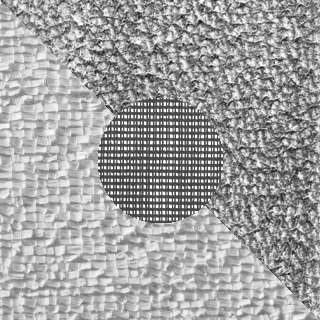
#> input picture M1.pgm, 320 x 320 px
$ python FctSeg_seed.py
#> lines starting #> are read from the running program, lines starting #| are printed output that depends on the picture; after the words box and inside, x2 and y2 are one past the last pixel; in counts of white or black regions, pixels touching at a corner belong together
### fseg_filters.py
import numpy as np
import math
from scipy import ndimage


def log_filter(sgm, fsize):
    """
    LoG filter
    :param sgm: sigma in Gaussian
    :param fsize: filter size, [h, w]
    :return: LoG filter
    """
    wins_x = fsize[1] // 2
    wins_y = fsize[0] // 2

    out = np.zeros(fsize, dtype=np.float32)

    for x in range(-wins_x, wins_x+1):
        for y in range(-wins_y, wins_y+1):
            out[wins_y+y, wins_x+x] = - 1. / (math.pi * sgm**4.) * (1. - (x*x+y*y)/(2.*sgm*sgm)) * math.exp(-(x*x+y*y)/(2.*sgm*sgm))

    return out-np.mean(out)


# [19 lines left out: function gabor_filter, not called in this run]


def image_filtering(img, filter_list):
    sub_img = []
    for filter in filter_list:
        assert (filter[0] == 'log') | (filter[0] == 'gabor'), 'Undefined filter name. '
        if filter[0] == 'log':
            f = log_filter(filter[1], filter[2])
            tmp = ndimage.correlate(np.float32(img), f, mode='reflect')
            sub_img.append(tmp)

        elif filter[0] == 'gabor':
            f = gabor_filter(filter[1], filter[2])
            tmp = ndimage.correlate(np.float32(img), f, mode='reflect')
            sub_img.append(tmp)

    return np.float32(np.stack(sub_img, axis=2))

### FctSeg_seed.py
"""

Factorization based segmentation with manually selected seeds

"""
import time
import numpy as np
from fseg_filters import image_filtering
import matplotlib.pyplot as plt

from scipy import linalg as LAsci
from skimage import io


def SHcomp(Ig, ws, BinN=11):
    """
    Compute local spectral histogram using integral histograms
    :param Ig: a n-band image
    :param ws: half window size
    :param BinN: number of bins of histograms
    :return: local spectral histogram at each pixel
    """
    h, w, bn = Ig.shape

    # quantize values at each pixel into bin ID
    for i in range(bn):
        b_max = np.max(Ig[:, :, i])
        b_min = np.min(Ig[:, :, i])
        assert b_max != b_min, "Band %d has only one value!" % i

        b_interval = (b_max - b_min) * 1. / BinN
        Ig[:, :, i] = np.floor((Ig[:, :, i] - b_min) / b_interval)

    Ig[Ig >= BinN] = BinN-1
    Ig = np.int32(Ig)

    # convert to one hot encoding
    one_hot_pix = []
    for i in range(bn):
        one_hot_pix_b = np.zeros((h*w, BinN), dtype=np.int32)
        one_hot_pix_b[np.arange(h*w), Ig[:, :, i].flatten()] = 1
        one_hot_pix.append(one_hot_pix_b.reshape((h, w, BinN)))

    # compute integral histogram
    integral_hist = np.concatenate(one_hot_pix, axis=2)

    np.cumsum(integral_hist, axis=1, out=integral_hist)
    np.cumsum(integral_hist, axis=0, out=integral_hist)

    # compute spectral histogram based on integral histogram
    padding_l = np.zeros((h, ws + 1, BinN * bn), dtype=np.int32)
    padding_r = np.tile(integral_hist[:, -1:, :], (1, ws, 1))

    integral_hist_pad_tmp = np.concatenate([padding_l, integral_hist, padding_r], axis=1)

    padding_t = np.zeros((ws + 1, integral_hist_pad_tmp.shape[1], BinN * bn), dtype=np.int32)
    padding_b = np.tile(integral_hist_pad_tmp[-1:, :, :], (ws, 1, 1))

    integral_hist_pad = np.concatenate([padding_t, integral_hist_pad_tmp, padding_b], axis=0)

    integral_hist_1 = integral_hist_pad[ws + 1 + ws:, ws + 1 + ws:, :]
    integral_hist_2 = integral_hist_pad[:-ws - ws - 1, :-ws - ws - 1, :]
    integral_hist_3 = integral_hist_pad[ws + 1 + ws:, :-ws - ws -1, :]
    integral_hist_4 = integral_hist_pad[:-ws - ws - 1, ws + 1 + ws:, :]

    sh_mtx = np.float32(integral_hist_1 + integral_hist_2 - integral_hist_3 - integral_hist_4)

    histsum = np.sum(sh_mtx, axis=-1, keepdims=True) * 1. / bn

    sh_mtx /= histsum

    return sh_mtx


def Fseg(Ig, ws, seeds):
    """
    Factorization based segmentation
    :param Ig: a n-band image
    :param ws: window size for local special histogram
    :param seeds: list of coordinates [row, column] for seeds. each seed represent one type of texture
    :param omega: error threshod for estimating segment number. need to adjust for different filter bank.
    :param nonneg_constraint: whether apply negative matrix factorization
    :return: segmentation label map
    """

    N1, N2, bn = Ig.shape

    ws = ws // 2
    sh_mtx = SHcomp(Ig, ws)

    Z = []
    for seed in seeds:
        Z.append(sh_mtx[seed[0], seed[1], :].reshape((-1, 1)))

    Z = np.hstack(Z)

    Y = sh_mtx.reshape((N1 * N2, -1))

    ZZTinv = LAsci.inv(np.dot(Z.T, Z))
    Beta = np.dot(np.dot(ZZTinv, Z.T), Y.T)

    seg_label = np.argmax(Beta, axis=0)

    return seg_label.reshape((N1, N2))


if __name__ == '__main__':
    time0 = time.time()
    # an example of using Fseg
    img = io.imread('M1.pgm')
#> img is the input picture: shape (320, 320); min 20, max 255, mean 160.8

    # define filter bank and apply to image. for color images, convert rgb to grey scale and then apply filter bank
    filter_list = [('log', .5, [3, 3]), ('log', 1.2, [7, 7])]

    filter_out = image_filtering(img, filter_list=filter_list)
#> the loop in image_filtering, `for filter in filter_list:` made 2 passes
#> pass 1, in image_filtering, `tmp = ndimage.correlate(np.float32(img), f, mode='reflect')`:
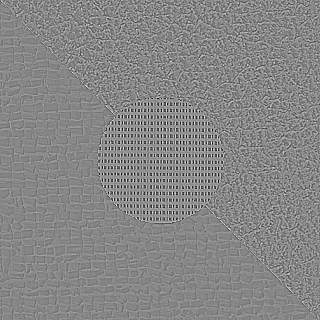
#> tmp: shape (320, 320) float32; min -686.8, max 614.9, mean 0; drawn with min black and max white
#> pass 2, in image_filtering, `tmp = ndimage.correlate(np.float32(img), f, mode='reflect')`:
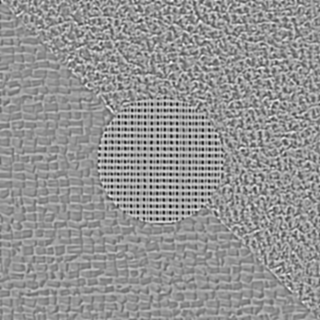
#> tmp: shape (320, 320) float32; min -78.94, max 57.24, mean 0; drawn with min black and max white
#> after the loop in image_filtering, `for filter in filter_list:`: sub_img = 2 items

    # include original image as one band
    Ig = np.concatenate((np.float32(img.reshape((img.shape[0], img.shape[1], 1))), filter_out), axis=2)
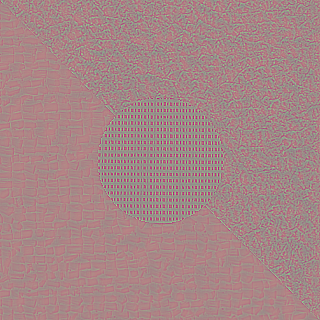
#> Ig: shape (320, 320, 3) float32; mean of channels 0, 1, 2 160.8, 0, 0; drawn with min black and max white

    seeds = [[60, 238], [160, 160], [238, 60]]  # provide seeds

    # run segmentation. try different window size
    seg_out = Fseg(Ig, ws=19, seeds=seeds)
#> the loop in SHcomp, `for i in range(bn):` made 3 passes
#> (b_max, b_min, b_interval) on passes 1 to 3: (255, 20, 21.36), (614.9, -686.8, 118.3), (57.24, -78.94, 12.38)
#> after the loop in SHcomp, `for i in range(bn):`:
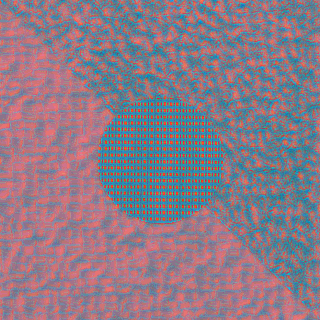
#> Ig: shape (320, 320, 3) float32; mean of channels 0, 1, 2 6.1, 5.29, 5.88; drawn with min black and max white
#> in SHcomp, `Ig[Ig >= BinN] = BinN-1`: Ig: shape (320, 320, 3) float32; 1.03% of pixels changed, all inside (x1, y1, x2, y2) = (74, 0, 318, 289)
#> in SHcomp, `Ig = np.int32(Ig)`:
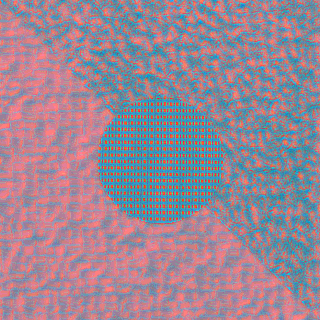
#> Ig: shape (320, 320, 3) int32; mean of channels 0, 1, 2 6.09, 5.29, 5.88; drawn with min black and max white
#> after the loop in Fseg, `for seed in seeds:`: Z = 3 items
#> in Fseg, `Z = np.hstack(Z)`: Z = 33 rows, first 8: [0, 0, 0], [0.00554, 0, 0], [0.0416, 0.465, 0], [0.141, 0.102, 0], [0.144, 0.097, 0.0194], [0.169, 0.0803, 0.119], [0.152, 0.0499, 0.227], [0.147, 0.0305, 0.266]
#> in Fseg, `ZZTinv = LAsci.inv(np.dot(Z.T, Z))`: ZZTinv = [[11.7, -4.4, -5.97], [-4.4, 3.68, 1.52], [-5.97, 1.52, 4.15]]
#> in Fseg, `return seg_label.reshape((N1, N2))`:
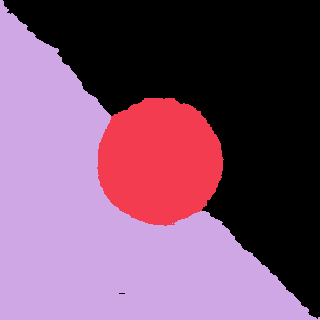
#> returned value: shape (320, 320) int64; 3 distinct labels, from 0 to 2; one colour per label, 0 black

    print('FSEG runs in %0.2f seconds. ' % (time.time() - time0))

    # show results
    fig, ax = plt.subplots(ncols=2, sharex=True, sharey=True, figsize=(10, 5))
    ax[0].imshow(img, cmap='gray')
    seeds = np.array(seeds)
    plt.plot(seeds[:, 1], seeds[:, 0], 'r*')
    ax[1].imshow(seg_out, cmap='gray')
    plt.tight_layout()
    plt.show()
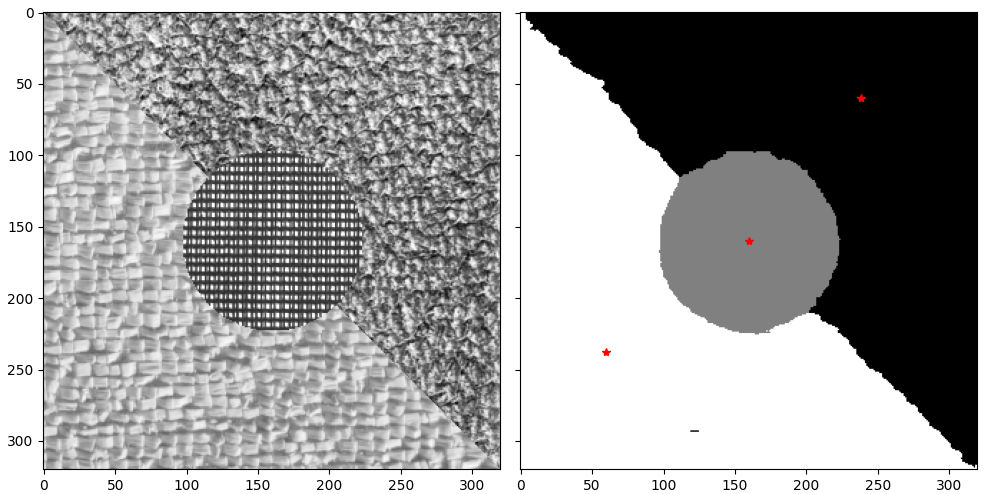
#> figure drawn by matplotlib, 2 panels

$ run again, with M2.pgm copied over M1.pgm
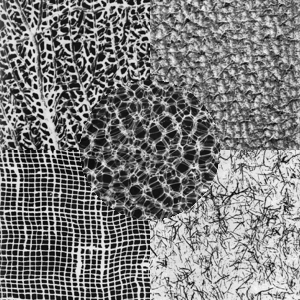
#> input picture M2.pgm, 300 x 300 px
#> img is the input picture: shape (300, 300); min 0, max 251, mean 124.6
#> after the loop in image_filtering, `for filter in filter_list:`: sub_img = 2 items
#> the loop in SHcomp, `for i in range(bn):` made 3 passes
#> (b_max, b_min, b_interval) on passes 1 to 3: (251, 0, 22.82), (735.8, -657.8, 126.7), (87, -71.39, 14.4)
#> in SHcomp, `Ig = np.int32(Ig)`:
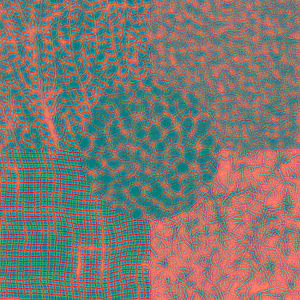
#> Ig: shape (300, 300, 3) int32; mean of channels 0, 1, 2 4.95, 4.7, 4.46; drawn with min black and max white
#> after the loop in Fseg, `for seed in seeds:`: Z = 3 items
#> in Fseg, `Z = np.hstack(Z)`: Z = 33 rows, first 8: [0.00554, 0.0194, 0.319], [0.0194, 0.166, 0.0859], [0.0886, 0.125, 0.0831], [0.144, 0.163, 0.0665], [0.161, 0.147, 0.0499], [0.139, 0.15, 0.0693], [0.155, 0.105, 0.0859], [0.116, 0.0665, 0.114]
#> ZZTinv = [[21.32, -19.99, -0.478], [-19.99, 22.48, -2.83], [-0.478, -2.83, 5.16]]
#> `plt.show()`:
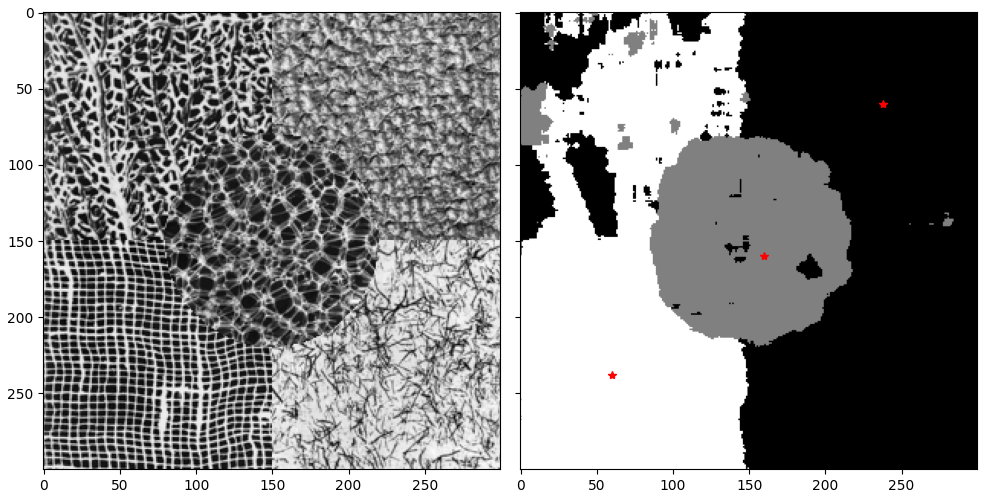
#> figure drawn by matplotlib, 2 panels

$ run again, with M3.pgm copied over M1.pgm
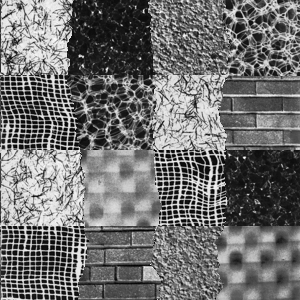
#> input picture M3.pgm, 300 x 300 px
#> img is the input picture: shape (300, 300); min 0, max 255, mean 112.6
#> after the loop in image_filtering, `for filter in filter_list:`: sub_img = 2 items
#> the loop in SHcomp, `for i in range(bn):` made 3 passes
#> (b_max, b_min, b_interval) on passes 1 to 3: (255, 0, 23.18), (730.7, -871.7, 145.7), (82.86, -86.43, 15.39)
#> in SHcomp, `Ig = np.int32(Ig)`:
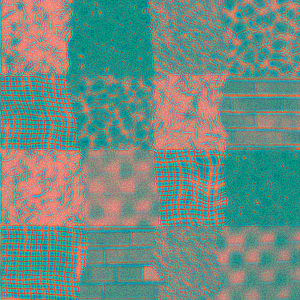
#> Ig: shape (300, 300, 3) int32; mean of channels 0, 1, 2 4.35, 5.49, 5.1; drawn with min black and max white
#> after the loop in Fseg, `for seed in seeds:`: Z = 3 items
#> in Fseg, `Z = np.hstack(Z)`: Z = 33 rows, first 8: [0.036, 0.211, 0.324], [0.125, 0.0803, 0.0886], [0.102, 0.0277, 0.0748], [0.122, 0.0526, 0.0748], [0.141, 0.122, 0.0443], [0.125, 0.15, 0.0748], [0.114, 0.0748, 0.097], [0.122, 0.0803, 0.097]
#> ZZTinv = [[7.1, -12.63, 5.26], [-12.63, 42.71, -27.48], [5.26, -27.48, 22.23]]
#> `plt.show()`:
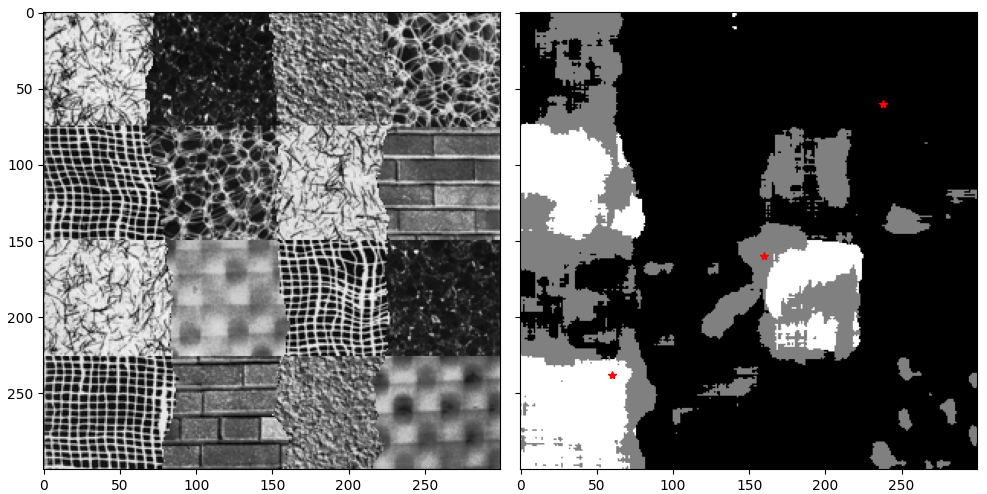
#> figure drawn by matplotlib, 2 panels
